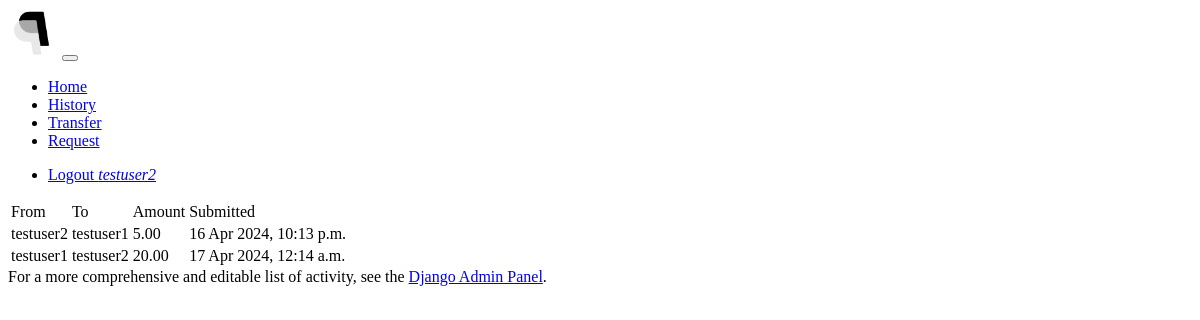
Page /admin-activity (signed in) on the earlier database version.
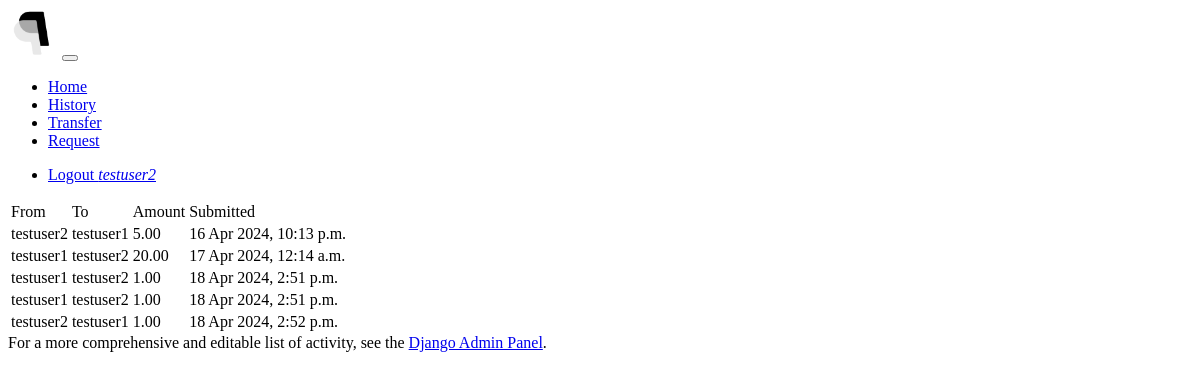
Same page on the later database version.
### payapp/models.py (models this page shows, shortened)
class Transaction(models.Model):
    from_person = models.ForeignKey(Person, on_delete=models.RESTRICT, related_name='transactions_from')
    to_person = models.ForeignKey(Person, on_delete=models.RESTRICT, related_name='transactions_to')
    amount = PayAppMoneyField()
    submission_datetime = models.DateTimeField(default=datetime.now, blank=True)
    class Meta:
        ordering = ("submission_datetime", "from_person", "amount")

class Person(models.Model):
    user = models.OneToOneField(settings.AUTH_USER_MODEL, on_delete=models.CASCADE)
    active = models.BooleanField(default=True)  # disable users rather than deleting them to preserve history
    balance = PayAppMoneyField()
    def __str__(self):
        return self.user.__str__() + ' (inactive)' if not self.active else self.user.__str__()
    class Meta:
        ordering = ("user", "active")

### payapp/views.py (the view)
# urls.py: path('admin-activity', admin_activity, name='admin-activity'),
@login_required(login_url='/login/')
def admin_activity(request):
    admin_area(request.user)
    context = {
        'activity_list': Transaction.objects.all()  # todo: pagination
    }
    return render(request, 'payapp/admin_activity.html', context=context)

### common/util.py (called while the page is built)
def admin_area(check_user):
    if check_user.is_staff and check_user.is_superuser:
        return True
    else:
        return redirect('home')

### templates/payapp/admin_activity.html (shortened to what this page needs)
{% extends 'webapps2024/base.html' %}
{% block content %}
    {% if activity_list %}
        <table class="table">
        <thead>
        <tr>
        <td>From</td>
        <td>To</td>
        <td>Amount</td>
        <td>Submitted</td>
        </tr>
        </thead>
        <tbody>
        {% for activity in activity_list %}
            <tr>
                <td>{{ activity.from_person }}</td>
                <td>{{ activity.to_person }}</td>
                <td>{{ activity.amount }}</td>
                <td>{{ activity.submission_datetime }}</td>
            </tr>
        {% endfor %}
        </tbody>
        </table>
    {% else %}
        <span>No activity found in database</span>
    {% endif %}
    <span>For a more comprehensive and editable list of activity, see the <a href="/admin/">Django Admin Panel</a>.</span>
{% endblock %}

Differences in the rows shown:
added Transaction: from_person "testuser1", to_person "testuser2", amount "1.00", submission_datetime "18 Apr 2024, 2:51 p.m."
added Transaction: from_person "testuser1", to_person "testuser2", amount "1.00", submission_datetime "18 Apr 2024, 2:51 p.m."
added Transaction: from_person "testuser2", to_person "testuser1", amount "1.00", submission_datetime "18 Apr 2024, 2:52 p.m."
